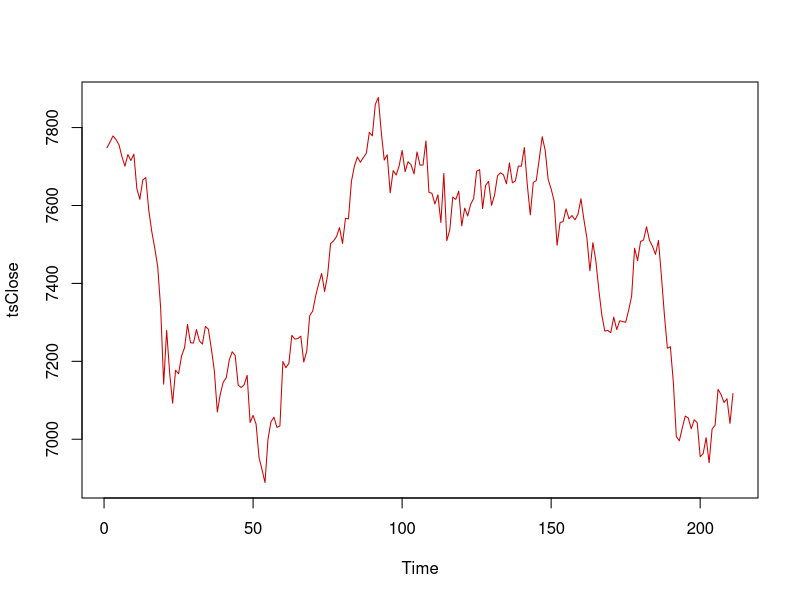
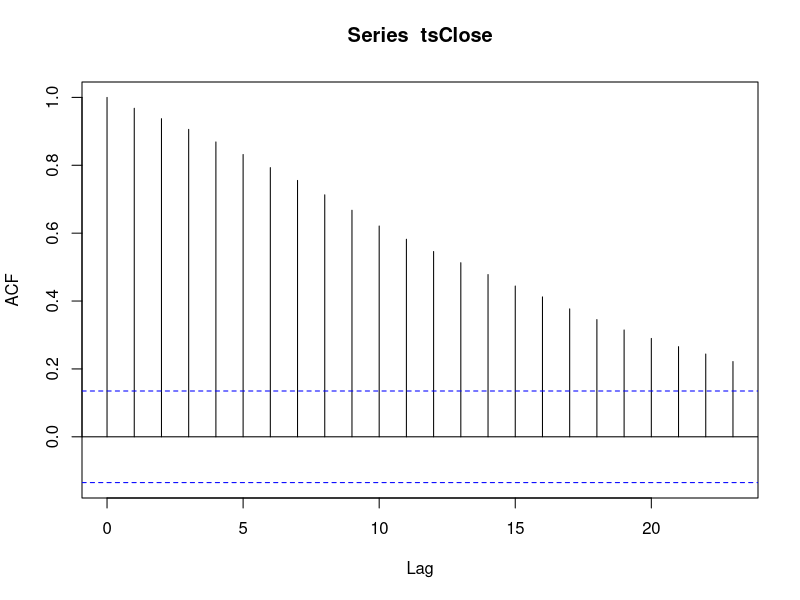
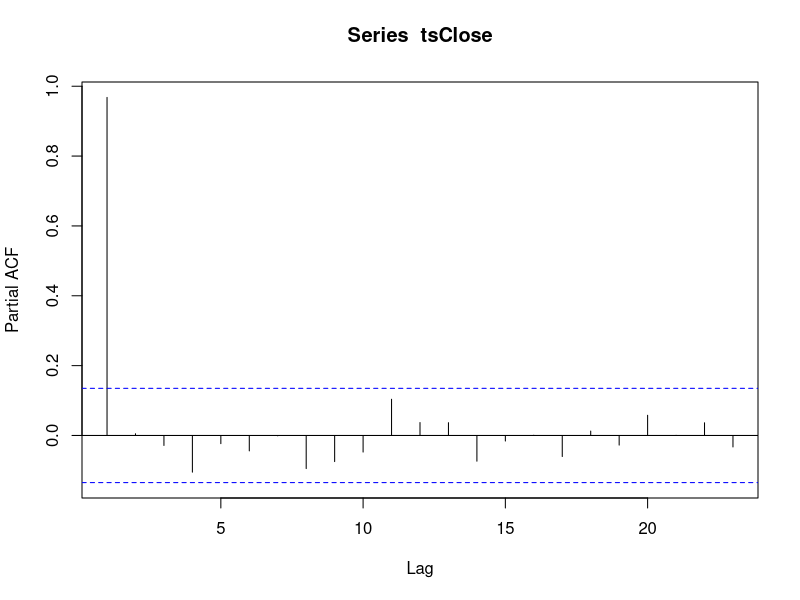
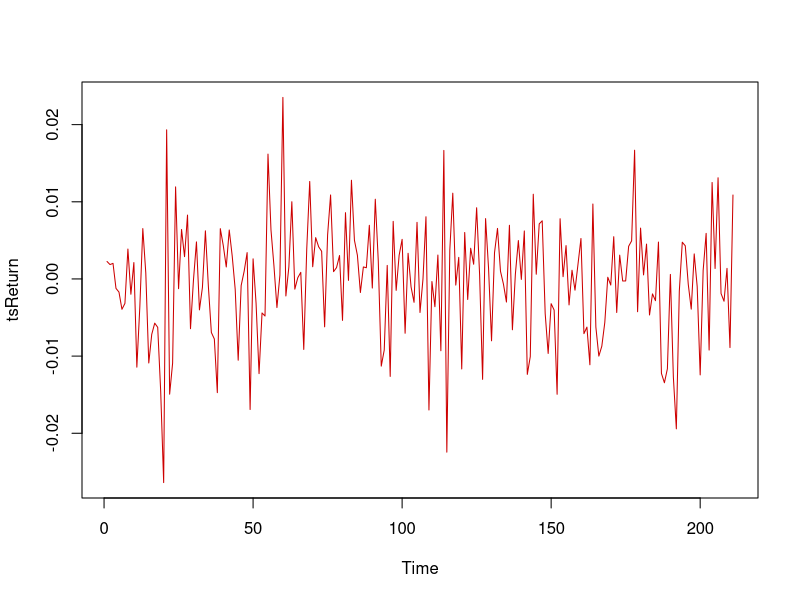
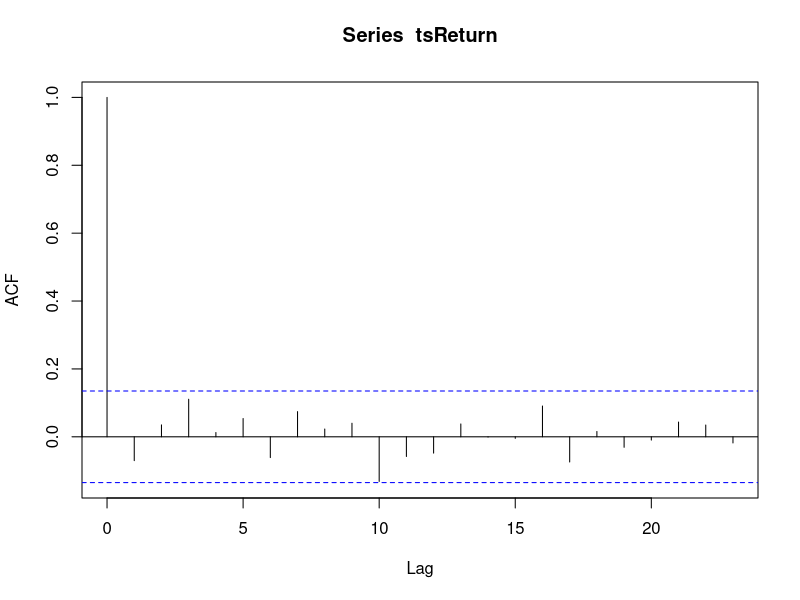
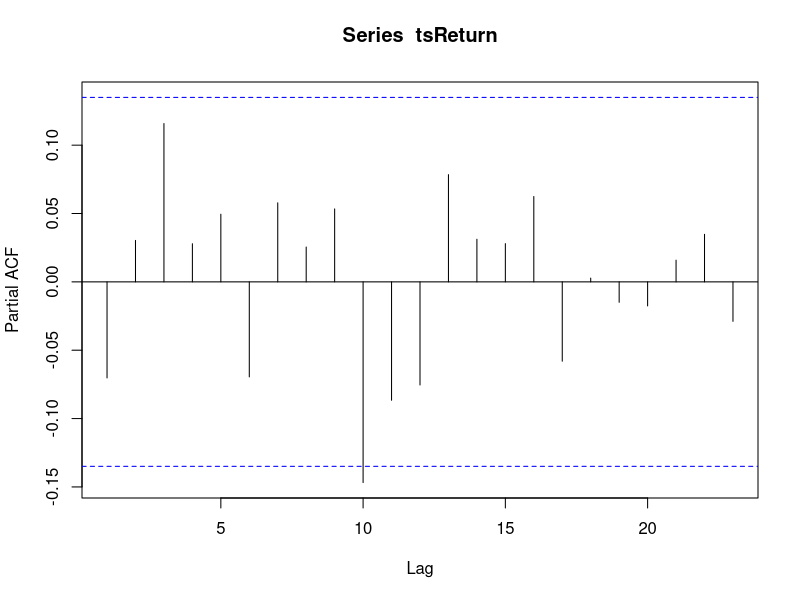
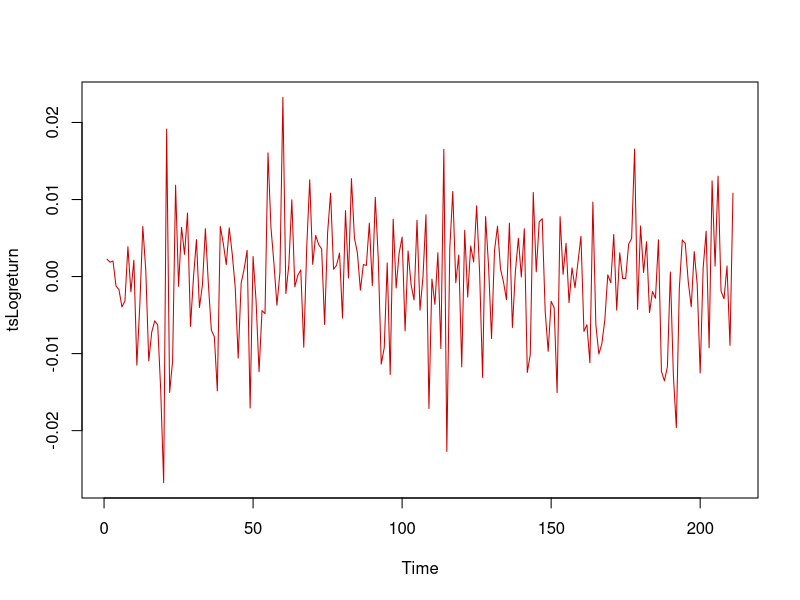
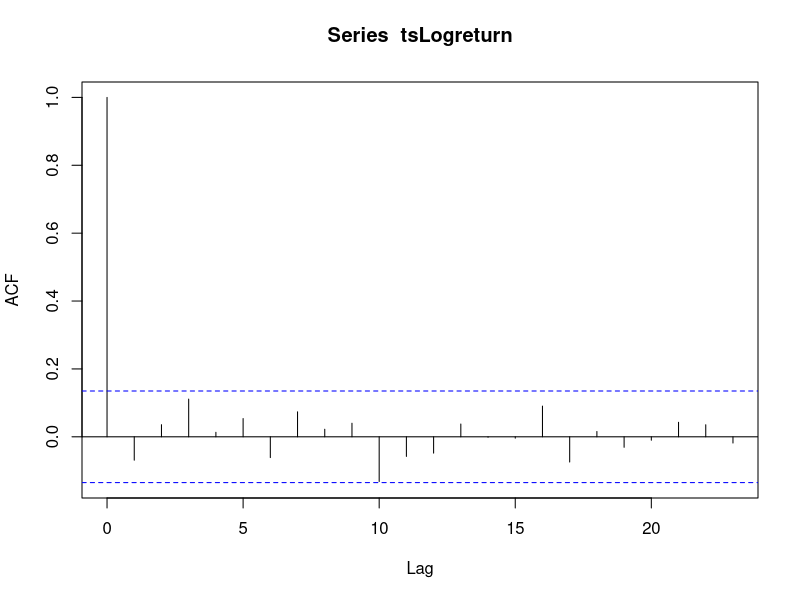

These charts were generated, in order, by the following R code:


###########################################################################
###########################################################################
########################## Time series analuyses ##########################
###########################################################################
###########################################################################


############################ Part One #####################################
###### Time series modeling of FTSE 100 returns
rm(list = ls())
library(tseries)
library(forecast)
library(ggplot2)

ftse100 <- read.csv("data/ftse2018.csv", header = T)
#invert the order of the rows to make the time series increasing in date
ftse100 <- ftse100[nrow(ftse100):1,]

#make a time series object of the closing prices
tsClose <- ts(ftse100$Close)
ts.plot(tsClose,col="red3")

#hard to tell if this is stationary, and maybe not...
#let's look at autocorrelations
acf(tsClose)
pacf(tsClose)
#looks like the autocorrelations are strong,
#but that lag 1 accounts for most of the autocorrelation

#Tests for stationarity
adf_test <- adf.test(tsClose,alternative = 'stationary')
print(adf_test)
#note that the alternative hypothesis here is "stationary"
#so that low p-values support stationarity
#looks like the series is not stationary
kpss_test <- kpss.test(tsClose)
print(kpss_test)
#by the way, KPSS stands for Kwiatkowski-Philips-Schmidt-Shin
#here, the null hypothesis is actually "stationary"
#so that high p-values support stationarity
#again, looks like the series is not stationary


#To get around the stationary problem,  
#People often (for stock data) work with returns instead
ftse100$return <- (ftse100$Close - ftse100$Open)/ftse100$Open 
tsReturn <- ts(ftse100$return)
ts.plot(tsReturn,col="red3")
acf(tsReturn)
pacf(tsReturn)

adf_test_Return <- adf.test(tsReturn,alternative = 'stationary')
print(adf_test_Return)
#looks like this is stationary, however,
#these returns basically have no "strong" time series structure! 
#let's fit an AR(1) model to the returns anyway
Model1 <- arima(tsReturn, order = c(1,0,0))
Model1

#actually we can use the auto.arima function in R to find the best ARIMA model
#it uses AIC, AICc (corrected for small samples) and BIC
auto.arima(tsReturn)
#again, no time series structure

#let's try auto.arima on the original closing prices
auto.arima(tsClose)
#time series basically taken care off by differencing or using returns instead

#suppose you want to make a prediction of the returns six days ahead
predict(Model1, n.ahead = 6)

#there are a few different ways of defining returns
#we can also use log returns for stocks, where they take log(Close/Open) 
ftse100$logreturn <- log(ftse100$Close/ftse100$Open)
tsLogreturn <- ts(ftse100$logreturn)
ts.plot(tsLogreturn,col="red3")
acf(tsLogreturn)
pacf(tsLogreturn)

adf_test_LogReturn <- adf.test(tsLogreturn,alternative = 'stationary')
print(adf_test_LogReturn)

#same thing. We have no time series structure.
#again, let's fit an AR(1) model to the returns
Model2 <- arima(tsLogreturn, order = c(1,0,0))
Model2

#also predict the returns six days ahead
predict(Model2, n.ahead = 6)




############################ Part One #####################################
###### Time series modeling of melanoma data
cancersun <- read.csv("data/melanoma.csv", header = T)
names(cancersun) = c("year", "melanoma", "sunspot")
str(cancersun)
head(cancersun)

ggplot(cancersun, aes(x=sunspot, y=melanoma)) +
  geom_point(alpha = .5,colour="blue4") +
  geom_smooth(method="lm",col="red3") +
  labs(title="Melanoma Incidence Rate vs Sunspots")

tsMelanoma <- ts(cancersun$melanoma)
ts.plot(tsMelanoma,col="blue4")

#let's try a linear regression of melanoma on sunspots 
regmelanoma <- lm(melanoma ~ sunspot, data = cancersun)
summary(regmelanoma)
ggplot(cancersun, aes(x=sunspot, y=regmelanoma$residual)) +
  geom_point(alpha = .5,colour="blue4") +
  geom_hline(yintercept=0,col="red3") + labs(title="Residuals vs Sunspots")
#it looks nice... nothing obvious going on.  but these data are ordered in time

#let's look at residuals versus year
ggplot(cancersun, aes(x=year, y=regmelanoma$residual)) +
  geom_point(alpha = .5,colour="blue4") +
  geom_hline(yintercept=0,col="red3") + labs(title="Residuals vs Year")
#huge trend!  

#let's compute the autocorrelations to verify
acf(regmelanoma$resid)
acf(regmelanoma$resid,plot=F)
#The lag-1 autocorrelation is large: 0.86.  There is evidence of serial correlation.
#Failing to account for this will result in inaccurate models

#let's compute the partial autocorrelations
pacf(regmelanoma$resid)
pacf(regmelanoma$resid,plot=F)
#seems like only the lag 1 correlation matters.  But the residuals are not stationary!  

#Let's fit a model that includes year as a predictor, to try to take care of the non-stationarity
regmelanoma2 <- lm(melanoma ~ sunspot + year, data = cancersun)
summary(regmelanoma2)
#year is clearly significant

ggplot(cancersun, aes(x=sunspot, y=regmelanoma2$residual)) +
  geom_point(alpha = .5,colour="blue4") +
  geom_hline(yintercept=0,col="red3") + labs(title="Residuals vs Sunspots")

ggplot(cancersun, aes(x=year, y=regmelanoma2$residual)) +
  geom_point(alpha = .5,colour="blue4") +
  geom_hline(yintercept=0,col="red3") + labs(title="Residuals vs Year")
#obivously a lot better!

#let's do a time series plot of residuals
tsresidregmelanoma2 <- ts(regmelanoma2$residual)
ts.plot(tsresidregmelanoma2,col="blue4")
#seems a lot more reasonable to assume stationarity
#not so many time periods though

adf_test_melanoma <- adf.test(tsresidregmelanoma2,alternative = 'stationary')
print(adf_test_melanoma)

kpss_test <- kpss.test(tsresidregmelanoma2)
print(kpss_test)

#let's look for autocorrelation in residuals...
acf(regmelanoma2$resid); acf(regmelanoma2$resid,plot=F)
pacf(regmelanoma2$resid); pacf(regmelanoma2$resid,plot=F)
#.377 lag 1 correlation in residuals.... still a little high. that could distort SE.
#Since the partial autocorrelations never really go to zero, we might try an MA model
#but let's fit an AR(1) model first

#AR(1) model
tsregmelanoma1 <- arima(cancersun$melanoma, order = c(1, 0, 0), xreg = cbind(cancersun$sunspot, cancersun$year))
tsregmelanoma1

#diagnostics
ggplot(cancersun, aes(x=sunspot, y=tsregmelanoma1$residual)) +
  geom_point(alpha = .5,colour="blue4") +
  geom_hline(yintercept=0,col="red3") + labs(title="Residuals vs Sunspots")

ggplot(cancersun, aes(x=year, y=tsregmelanoma1$residual)) +
  geom_point(alpha = .5,colour="blue4") +
  geom_hline(yintercept=0,col="red3") + labs(title="Residuals vs Year")
#residuals show a little bit of a pattern -- more negative than positive values
#violation of equal variance perhaps??

acf(tsregmelanoma1$residual)
pacf(tsregmelanoma1$residual)
#much lower, pretty much statistically zero


#MA(1) model
tsregmelanoma2 <- arima(cancersun$melanoma, order = c(0, 0, 1), xreg = cbind(cancersun$sunspot, cancersun$year))
tsregmelanoma2

#diagnostics
ggplot(cancersun, aes(x=sunspot, y=tsregmelanoma2$residual)) +
  geom_point(alpha = .5,colour="blue4") +
  geom_hline(yintercept=0,col="red3") + labs(title="Residuals vs Sunspots")

ggplot(cancersun, aes(x=year, y=tsregmelanoma2$residual)) +
  geom_point(alpha = .5,colour="blue4") +
  geom_hline(yintercept=0,col="red3") + labs(title="Residuals vs Year")
#a bit better

acf(tsregmelanoma2$residual)
pacf(tsregmelanoma2$residual)
#also lower



#actually let's try something else
#maybe we can get a better model by predicting from sunspots the previous year
prevsunspot <- c(NA, cancersun$sunspot[1:36])
#check to make sure we got it right
cbind(prevsunspot, cancersun$sunspot)
#add to the data
cancersun$prevsunspot <- prevsunspot

#try the linear model with previous year
regmelanoma3 <- lm(melanoma ~ prevsunspot + year, data = cancersun[2:37,])
summary(regmelanoma3)
#significant coefficient for prevsunspot. recall that sunspot was not significant before

ggplot(cancersun[2:37,], aes(x=prevsunspot, y=regmelanoma3$residual)) +
  geom_point(alpha = .5,colour="blue4") +
  geom_hline(yintercept=0,col="red3") + labs(title="Residuals vs Sunspots")

ggplot(cancersun[2:37,], aes(x=year, y=regmelanoma3$residual)) +
  geom_point(alpha = .5,colour="blue4") +
  geom_hline(yintercept=0,col="red3") + labs(title="Residuals vs Year")
#both looks better save for one potential outlier (you should investigate)

#time series plot of residuals
tsresidregmelanoma3 <- ts(regmelanoma3$residual)
ts.plot(tsresidregmelanoma3,col="blue4")

adf_test_melanoma <- adf.test(tsresidregmelanoma3,alternative = 'stationary')
print(adf_test_melanoma)

kpss_test <- kpss.test(tsresidregmelanoma3)
print(kpss_test)
#still reasonable to assume stationarity

#let's look for autocorrelation in residuals...
acf(regmelanoma3$residual)
pacf(regmelanoma3$residual)
#very low



#lets try using auto.arima
auto.arima(cancersun$melanoma,xreg = cbind(cancersun$sunspot))
auto.arima(cancersun$melanoma,xreg = cbind(cancersun$sunspot, cancersun$year))
auto.arima(cancersun$melanoma,xreg = cbind(cancersun$prevsunspot, cancersun$year))
#the same conclusions more or less






